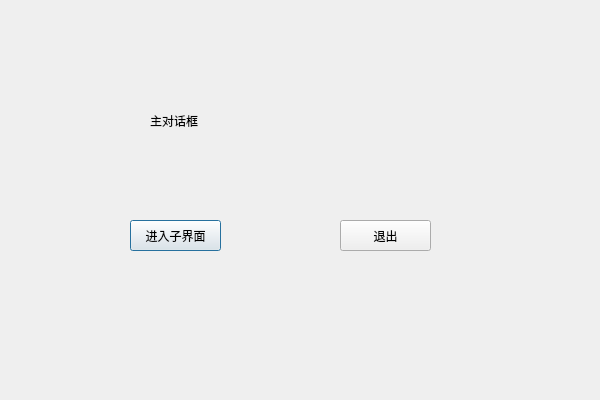
<?xml version="1.0" encoding="UTF-8"?>
<ui version="4.0">
 <class>MainDialogClass</class>
 <widget class="QDialog" name="MainDialogClass">
  <property name="geometry">
   <rect>
    <x>0</x>
    <y>0</y>
    <width>600</width>
    <height>400</height>
   </rect>
  </property>
  <property name="windowTitle">
   <string>MainDialog</string>
  </property>
  <widget class="QPushButton" name="ShowButton">
   <property name="geometry">
    <rect>
     <x>130</x>
     <y>220</y>
     <width>91</width>
     <height>31</height>
    </rect>
   </property>
   <property name="text">
    <string>进入子界面</string>
   </property>
  </widget>
  <widget class="QPushButton" name="ExitButton">
   <property name="geometry">
    <rect>
     <x>340</x>
     <y>220</y>
     <width>91</width>
     <height>31</height>
    </rect>
   </property>
   <property name="text">
    <string>退出</string>
   </property>
  </widget>
  <widget class="QLabel" name="label">
   <property name="geometry">
    <rect>
     <x>150</x>
     <y>100</y>
     <width>101</width>
     <height>41</height>
    </rect>
   </property>
   <property name="text">
    <string>主对话框</string>
   </property>
  </widget>
 </widget>
 <layoutdefault spacing="6" margin="11"/>
 <resources>
  <include location="MainDialog.qrc"/>
 </resources>
 <connections/>
</ui>
